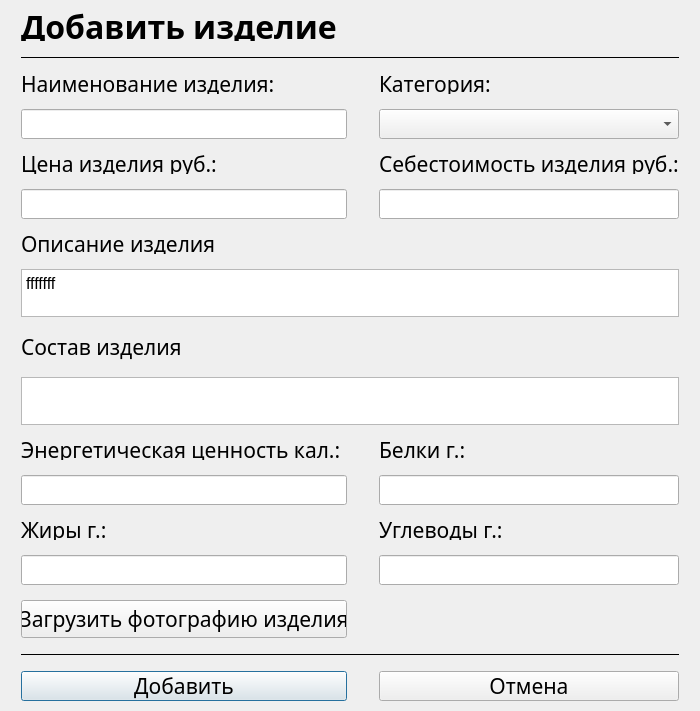
<?xml version="1.0" encoding="UTF-8"?>
<ui version="4.0">
 <class>Dialog</class>
 <widget class="QDialog" name="Dialog">
  <property name="enabled">
   <bool>true</bool>
  </property>
  <property name="geometry">
   <rect>
    <x>0</x>
    <y>0</y>
    <width>700</width>
    <height>711</height>
   </rect>
  </property>
  <property name="sizePolicy">
   <sizepolicy hsizetype="Fixed" vsizetype="Fixed">
    <horstretch>0</horstretch>
    <verstretch>0</verstretch>
   </sizepolicy>
  </property>
  <property name="minimumSize">
   <size>
    <width>700</width>
    <height>688</height>
   </size>
  </property>
  <property name="maximumSize">
   <size>
    <width>700</width>
    <height>1000</height>
   </size>
  </property>
  <property name="windowTitle">
   <string>Dialog</string>
  </property>
  <layout class="QVBoxLayout" name="verticalLayout">
   <item>
    <layout class="QGridLayout" name="gridLayout">
     <property name="leftMargin">
      <number>10</number>
     </property>
     <property name="rightMargin">
      <number>10</number>
     </property>
     <property name="horizontalSpacing">
      <number>32</number>
     </property>
     <property name="verticalSpacing">
      <number>15</number>
     </property>
     <item row="6" column="0">
      <widget class="QLabel" name="descriptionLabel">
       <property name="maximumSize">
        <size>
         <width>350</width>
         <height>20</height>
        </size>
       </property>
       <property name="font">
        <font>
         <family>Bahnschrift</family>
         <pointsize>16</pointsize>
        </font>
       </property>
       <property name="text">
        <string>Описание изделия</string>
       </property>
      </widget>
     </item>
     <item row="2" column="1">
      <widget class="QLabel" name="categoryLabel">
       <property name="maximumSize">
        <size>
         <width>350</width>
         <height>20</height>
        </size>
       </property>
       <property name="font">
        <font>
         <family>Bahnschrift</family>
         <pointsize>16</pointsize>
        </font>
       </property>
       <property name="text">
        <string>Категория:</string>
       </property>
      </widget>
     </item>
     <item row="20" column="0">
      <widget class="QPushButton" name="addButton">
       <property name="maximumSize">
        <size>
         <width>350</width>
         <height>30</height>
        </size>
       </property>
       <property name="font">
        <font>
         <family>Bahnschrift</family>
         <pointsize>16</pointsize>
        </font>
       </property>
       <property name="text">
        <string>Добавить</string>
       </property>
      </widget>
     </item>
     <item row="17" column="0">
      <widget class="QLineEdit" name="zhiriEdit">
       <property name="maximumSize">
        <size>
         <width>350</width>
         <height>30</height>
        </size>
       </property>
       <property name="font">
        <font>
         <family>Bahnschrift</family>
         <pointsize>14</pointsize>
        </font>
       </property>
      </widget>
     </item>
     <item row="2" column="0">
      <widget class="QLabel" name="productNameLabel">
       <property name="maximumSize">
        <size>
         <width>350</width>
         <height>20</height>
        </size>
       </property>
       <property name="font">
        <font>
         <family>Bahnschrift</family>
         <pointsize>16</pointsize>
         <bold>false</bold>
        </font>
       </property>
       <property name="text">
        <string>Наименование изделия:</string>
       </property>
      </widget>
     </item>
     <item row="4" column="1">
      <widget class="QLabel" name="productSelfpriceLabel">
       <property name="maximumSize">
        <size>
         <width>350</width>
         <height>20</height>
        </size>
       </property>
       <property name="font">
        <font>
         <family>Bahnschrift</family>
         <pointsize>16</pointsize>
        </font>
       </property>
       <property name="text">
        <string>Себестоимость изделия руб.:</string>
       </property>
      </widget>
     </item>
     <item row="5" column="1">
      <widget class="QLineEdit" name="productSelfpriceEdit">
       <property name="maximumSize">
        <size>
         <width>350</width>
         <height>30</height>
        </size>
       </property>
       <property name="font">
        <font>
         <family>Bahnschrift</family>
         <pointsize>14</pointsize>
        </font>
       </property>
      </widget>
     </item>
     <item row="13" column="1">
      <widget class="QLabel" name="belkiLabel">
       <property name="maximumSize">
        <size>
         <width>350</width>
         <height>20</height>
        </size>
       </property>
       <property name="font">
        <font>
         <family>Bahnschrift</family>
         <pointsize>16</pointsize>
        </font>
       </property>
       <property name="text">
        <string>Белки г.:</string>
       </property>
      </widget>
     </item>
     <item row="16" column="0">
      <widget class="QLabel" name="zhiriLabel">
       <property name="maximumSize">
        <size>
         <width>350</width>
         <height>20</height>
        </size>
       </property>
       <property name="font">
        <font>
         <family>Bahnschrift</family>
         <pointsize>16</pointsize>
        </font>
       </property>
       <property name="text">
        <string>Жиры г.:</string>
       </property>
      </widget>
     </item>
     <item row="13" column="0">
      <widget class="QLabel" name="energyvalueLabel">
       <property name="maximumSize">
        <size>
         <width>350</width>
         <height>20</height>
        </size>
       </property>
       <property name="font">
        <font>
         <family>Bahnschrift</family>
         <pointsize>16</pointsize>
        </font>
       </property>
       <property name="text">
        <string>Энергетическая ценность кал.:</string>
       </property>
      </widget>
     </item>
     <item row="0" column="0" colspan="2">
      <widget class="QLabel" name="addSmthLabel">
       <property name="maximumSize">
        <size>
         <width>350</width>
         <height>30</height>
        </size>
       </property>
       <property name="font">
        <font>
         <family>Bahnschrift</family>
         <pointsize>24</pointsize>
         <bold>true</bold>
        </font>
       </property>
       <property name="text">
        <string>Добавить изделие</string>
       </property>
      </widget>
     </item>
     <item row="20" column="1">
      <widget class="QPushButton" name="discardButton">
       <property name="maximumSize">
        <size>
         <width>350</width>
         <height>30</height>
        </size>
       </property>
       <property name="font">
        <font>
         <family>Bahnschrift</family>
         <pointsize>16</pointsize>
        </font>
       </property>
       <property name="text">
        <string>Отмена</string>
       </property>
      </widget>
     </item>
     <item row="3" column="1">
      <widget class="QComboBox" name="categoriesComboBox">
       <property name="sizePolicy">
        <sizepolicy hsizetype="Expanding" vsizetype="Fixed">
         <horstretch>0</horstretch>
         <verstretch>0</verstretch>
        </sizepolicy>
       </property>
       <property name="maximumSize">
        <size>
         <width>350</width>
         <height>30</height>
        </size>
       </property>
       <property name="font">
        <font>
         <family>Bahnschrift</family>
         <pointsize>14</pointsize>
        </font>
       </property>
      </widget>
     </item>
     <item row="4" column="0">
      <widget class="QLabel" name="productPriceLabel">
       <property name="maximumSize">
        <size>
         <width>350</width>
         <height>20</height>
        </size>
       </property>
       <property name="font">
        <font>
         <family>Bahnschrift</family>
         <pointsize>16</pointsize>
        </font>
       </property>
       <property name="text">
        <string>Цена изделия руб.:</string>
       </property>
      </widget>
     </item>
     <item row="5" column="0">
      <widget class="QLineEdit" name="productPriceEdit">
       <property name="maximumSize">
        <size>
         <width>350</width>
         <height>30</height>
        </size>
       </property>
       <property name="font">
        <font>
         <family>Bahnschrift</family>
         <pointsize>14</pointsize>
        </font>
       </property>
      </widget>
     </item>
     <item row="3" column="0">
      <widget class="QLineEdit" name="productNameEdit">
       <property name="enabled">
        <bool>true</bool>
       </property>
       <property name="maximumSize">
        <size>
         <width>350</width>
         <height>30</height>
        </size>
       </property>
       <property name="font">
        <font>
         <family>Bahnschrift</family>
         <pointsize>14</pointsize>
        </font>
       </property>
      </widget>
     </item>
     <item row="18" column="0">
      <widget class="QPushButton" name="picInsertButton">
       <property name="maximumSize">
        <size>
         <width>350</width>
         <height>16777215</height>
        </size>
       </property>
       <property name="font">
        <font>
         <family>Bahnschrift</family>
         <pointsize>16</pointsize>
        </font>
       </property>
       <property name="text">
        <string>Загрузить фотографию изделия</string>
       </property>
      </widget>
     </item>
     <item row="17" column="1">
      <widget class="QLineEdit" name="uglevodiEdit">
       <property name="maximumSize">
        <size>
         <width>350</width>
         <height>30</height>
        </size>
       </property>
       <property name="font">
        <font>
         <family>Bahnschrift</family>
         <pointsize>14</pointsize>
        </font>
       </property>
      </widget>
     </item>
     <item row="15" column="1">
      <widget class="QLineEdit" name="belkiEdit">
       <property name="maximumSize">
        <size>
         <width>350</width>
         <height>30</height>
        </size>
       </property>
       <property name="font">
        <font>
         <family>Bahnschrift</family>
         <pointsize>14</pointsize>
        </font>
       </property>
      </widget>
     </item>
     <item row="9" column="0" colspan="2">
      <widget class="QLabel" name="contentLabel">
       <property name="font">
        <font>
         <family>Bahnschrift</family>
         <pointsize>16</pointsize>
        </font>
       </property>
       <property name="text">
        <string>Состав изделия</string>
       </property>
      </widget>
     </item>
     <item row="8" column="0" colspan="2">
      <widget class="QTextEdit" name="descriptionTextEdit">
       <property name="maximumSize">
        <size>
         <width>700</width>
         <height>200</height>
        </size>
       </property>
       <property name="font">
        <font>
         <pointsize>12</pointsize>
        </font>
       </property>
       <property name="html">
        <string>&lt;!DOCTYPE HTML PUBLIC &quot;-//W3C//DTD HTML 4.0//EN&quot; &quot;http://www.w3.org/TR/REC-html40/strict.dtd&quot;&gt;
&lt;html&gt;&lt;head&gt;&lt;meta name=&quot;qrichtext&quot; content=&quot;1&quot; /&gt;&lt;meta charset=&quot;utf-8&quot; /&gt;&lt;style type=&quot;text/css&quot;&gt;
p, li { white-space: pre-wrap; }
hr { height: 1px; border-width: 0; }
li.unchecked::marker { content: &quot;\2610&quot;; }
li.checked::marker { content: &quot;\2612&quot;; }
&lt;/style&gt;&lt;/head&gt;&lt;body style=&quot; font-family:'Segoe UI'; font-size:12pt; font-weight:400; font-style:normal;&quot;&gt;
&lt;p style=&quot; margin-top:0px; margin-bottom:0px; margin-left:0px; margin-right:0px; -qt-block-indent:0; text-indent:0px;&quot;&gt;fffffff&lt;/p&gt;&lt;/body&gt;&lt;/html&gt;</string>
       </property>
      </widget>
     </item>
     <item row="10" column="0" colspan="2">
      <widget class="QTextEdit" name="contentTextEdit"/>
     </item>
     <item row="1" column="0" colspan="2">
      <widget class="Line" name="line">
       <property name="frameShadow">
        <enum>QFrame::Shadow::Plain</enum>
       </property>
       <property name="orientation">
        <enum>Qt::Orientation::Horizontal</enum>
       </property>
      </widget>
     </item>
     <item row="16" column="1">
      <widget class="QLabel" name="uglevodiLabel">
       <property name="maximumSize">
        <size>
         <width>350</width>
         <height>20</height>
        </size>
       </property>
       <property name="font">
        <font>
         <family>Bahnschrift</family>
         <pointsize>16</pointsize>
        </font>
       </property>
       <property name="text">
        <string>Углеводы г.:</string>
       </property>
      </widget>
     </item>
     <item row="15" column="0">
      <widget class="QLineEdit" name="energyvalueEdit">
       <property name="maximumSize">
        <size>
         <width>350</width>
         <height>30</height>
        </size>
       </property>
       <property name="font">
        <font>
         <family>Bahnschrift</family>
         <pointsize>14</pointsize>
        </font>
       </property>
      </widget>
     </item>
     <item row="19" column="0" colspan="2">
      <widget class="Line" name="line_2">
       <property name="frameShadow">
        <enum>QFrame::Shadow::Plain</enum>
       </property>
       <property name="orientation">
        <enum>Qt::Orientation::Horizontal</enum>
       </property>
      </widget>
     </item>
    </layout>
   </item>
  </layout>
 </widget>
 <resources/>
 <connections/>
</ui>
